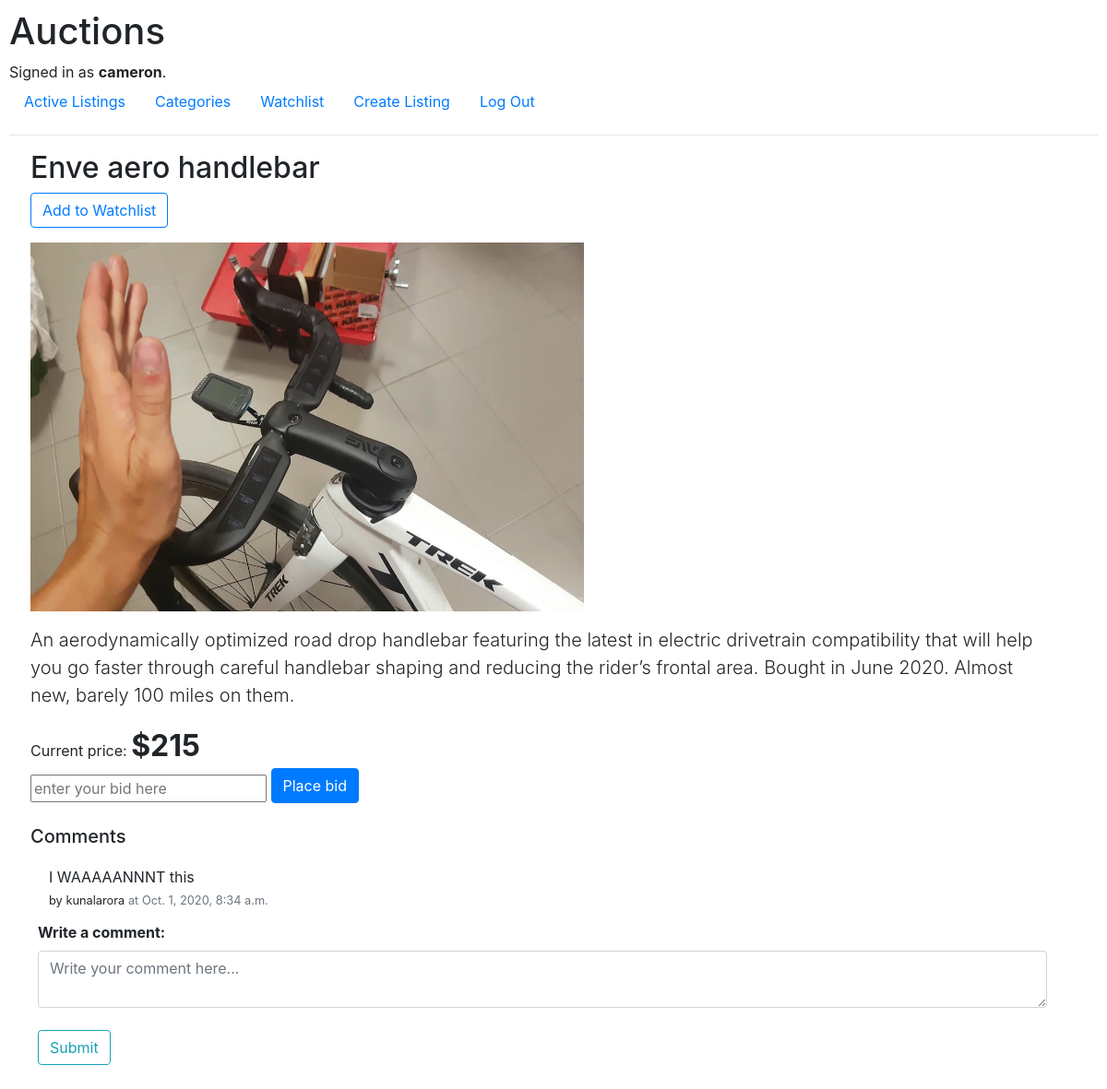
The app's page /listing/1 (signed in) with its own data.
### auctions/models.py (models this page shows, shortened)
class User(AbstractUser):
    pass

class Listing(models.Model):
    title = models.CharField(max_length=64)
    description = models.TextField()
    minPrice = models.IntegerField()
    image = models.ImageField(upload_to="images/",blank=True)
    owner = models.ForeignKey(User, on_delete=models.CASCADE, related_name="myItems")
    category = models.ForeignKey(Catergory, on_delete=models.CASCADE, related_name="items")
    created_at = models.DateTimeField(auto_now_add=True)
    active = models.BooleanField()

class   Bid(models.Model):
    bidder = models.ForeignKey(User, on_delete=models.CASCADE, related_name="myBid")
    amt = models.IntegerField()
    listing_id = models.ForeignKey(Listing, on_delete=models.CASCADE, related_name="itemBids", default=0)

class Comment(models.Model):
    comment = models.TextField()
    user = models.ForeignKey(User, on_delete=models.CASCADE, related_name="myComments")
    created_at = models.DateTimeField(auto_now_add=True)
    listing_id = models.ForeignKey(Listing, on_delete=models.CASCADE, related_name="ListingComments")

### auctions/views.py (the view)
# urls.py: path("listing/<int:item_id>",views.displayListing,name="listing"),
def displayListing(request, item_id, bid_message=0):
    user = request.user.id
    try:
        item = Listing.objects.get(id=item_id)
    except:
        return HttpResponseRedirect(reverse("index"))
    try:
        highestBid = Bid.objects.filter(listing_id=item_id).order_by('-amt').first()
    except:
        highBid = item.minPrice
    comments = Comment.objects.filter(listing_id=item_id)
    watchlisted = WatchList.objects.filter(user_id=user,listing_id = item).exists()
    return render(request,"auctions/entry.html",{
        "item": item,
        "bid": highestBid,
        "comments": comments,
        "watchlisted": watchlisted,
        "bid_message": bid_message
    })

### auctions/templates/auctions/entry.html (shortened to what this page needs)
{% extends "auctions/layout.html" %}
{% block body %}
    <div class="container m-2">
        <h2>{{item.title}}</h2>
        {% if user.is_authenticated and user != item.owner %}
                <form action="{% url 'watchlist' %}" method="post">
                    <button type="submit" value="{{ item.id }}" name="watchlist"
                        {% if watchlisted %}
                            class="btn btn-outline-danger"
                        {% else %}
                            class="btn btn-outline-primary"
                        {% endif %}
                    >
                        {% if watchlisted %}
                            Remove from Watchlist
                        {% else %}
                            Add to Watchlist
                        {% endif %}
                    </button>
                </form>
        {% endif %}
        {% if item.image %}
            <img src="{{item.image.url}}" alt="'{{item.title}}' listing image"
            class="my-3" style="max-width: 50vw; height:50vh">
        {% else %}
            <img src="/static/auctions/default.jpg" alt="'{{item.title}}' listing image"
        class="my-3" style="max-width: 50vw; height:50vh">
        {% endif %}
        <p class="lead">{{item.description}}</p>
        <p class="my-0">Current price:  <span style="font-size: 2rem;font-weight:
        bold;">
        {% if bid.amt %}
            ${{bid.amt}}
        {% else %}
            ${{item.minPrice}}
        {% endif %}
        </span> </p>
        {% if user.is_authenticated %}
            {% if item.active %}
                {% if user != item.owner and user != bid.bidder %}
                    <form action="{%url 'place_bid' item.id %}" method="post">
                        <div class="form-group">
                            <input type="number" name="bid" placeholder="enter your bid here">
                            <button type="submit" class="btn btn-primary mb-2">Place bid</button>
                        </div>
                    </form>
                {% elif user == item.owner %}
                    <a href="{% url 'close_bid' item.id %}"><button class="btn
                    btn-outline-warning btn-lg mb-2">Close Bid</button></a>
                {% elif user == bid.bidder %}
                    <div class="alert alert-success" role="alert">
                        You currently are the highest bidder!
                    </div>
                {% endif %}
            {% endif %}
        {% endif %}
        <ul class="list-group mt-3">
            <h5>Comments</h5>
            {% if not comments %}
            No comments yet!
            {% else %}
                {% for comment in comments %}
                <li class="list-group-item m-0" style="border: 0px solid transparent">
                    <p class="m-0">{{comment.comment}}</p>
                    <p class="m-0"><small>by {{comment.user}} <span class="text-muted">at {{comment.created_at}}</span> </small></p>
                </li>
                {% endfor %}
            {% endif %}
            {% if user.is_authenticated and user != item.owner %}
                <form action="{% url 'add_comment' item.id %}" method="POST">
                    <div class="form-group mx-2">
                        <label for="comment_new"><b>Write a comment:</b></label>
                        <textarea class="form-control" id="comment_new" name="comment" placeholder="Write your comment here..." required></textarea>
                    </div>
                    <button class="btn btn-outline-info m-2" type="submit">Submit</button>
                </form>
            {% endif %}
        </ul>
    </div>
{% endblock %}

### auctions/templates/auctions/layout.html (shortened to what this page needs)
{% load static %}
<!DOCTYPE html>
<html lang="en">
    <head>
        <link rel="stylesheet" href="https://stackpath.bootstrapcdn.com/bootstrap/4.4.1/css/bootstrap.min.css">
        <link href="{% static 'auctions/styles.css' %}" rel="stylesheet">
    </head>
    <body>
        <h1>Auctions</h1>
        <div>
            {% if user.is_authenticated %}
                Signed in as <strong>{{ user.username }}</strong>.
            {% else %}
                Not signed in.
            {% endif %}
        </div>
        <ul class="nav">
            <li class="nav-item">
                <a class="nav-link" href="{% url 'index' %}">Active Listings</a>
            </li>
            <li class="nav-item">
                <a class="nav-link" href="{% url 'categories' %}">Categories</a>
            </li>
            <li class="nav-item">
                <a class="nav-link" href="{% url 'index' %}">Watchlist</a>
            </li>
            <li class="nav-item">
                <a class="nav-link" href="{% url 'create' %}">Create Listing</a>
            </li>
            {% if user.is_authenticated %}
                <li class="nav-item">
                    <a class="nav-link" href="{% url 'logout' %}">Log Out</a>
                </li>
            {% endif %}
        </ul>
        <hr>
        {% block body %}
        {% endblock %}
    </body>
</html>

### auctions/static/auctions/styles.css (style rules this page uses)
body { padding: 10px; }

### records on screen
User: username "cameron"
Listing: title "Enve aero handlebar", image (picture), description "An aerodynamically optimized road drop handlebar featuring the latest in electric drivetrain compatibility that will help you go faster through careful handlebar shaping and reducing the rider’s frontal area. Bought in June 2020. Almost new, barely 100 miles on them."
Bid: amt "215"
Comment: comment "I WAAAAANNNT this", user "kunalarora", created_at "Oct. 1, 2020, 8:34 a.m."
